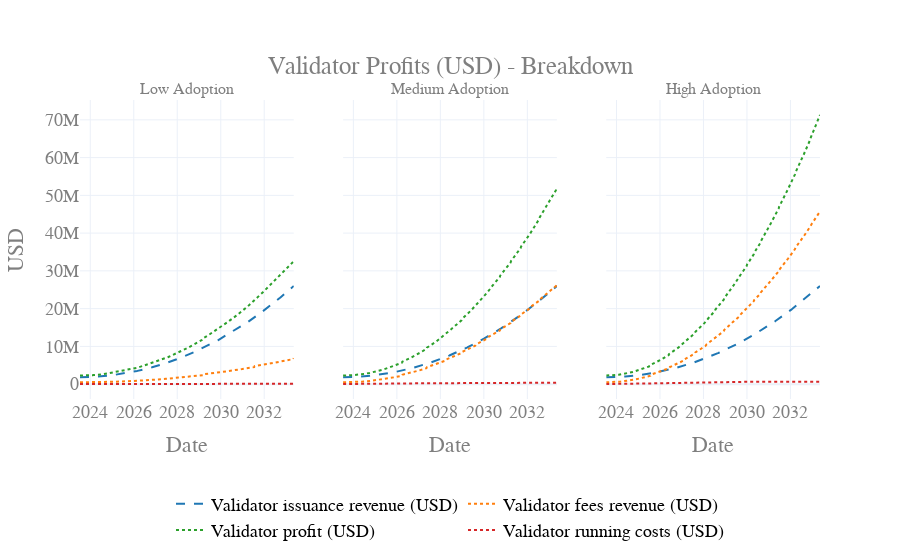

This figure's notebook cell:
### Code cell
visualizations.plot_validator_yields_breakdown_usd(
    df_1,
    subplot_titles=["Low Adoption",
    "Medium Adoption",
    "High Adoption"]
)

### Figure 1 — Plotly figure (JSON) as saved in the notebook; plotly's stock layout.template omitted (floating-point values rounded to 4 significant figures; data arrays with more than 128 entries replaced by an {"elided": "..."} marker saying what was removed)
{"data": [{"line": {"color": "#1F77B4", "dash": "dash"}, "name": "Validator issuance revenue (USD)", "showlegend": false, "type": "scatter", "x": {"elided": "514 str values"}, "xaxis": "x", "y": {"elided": "514 float values"}, "yaxis": "y"}, {"line": {"color": "#FF7F0E", "dash": "dot"}, "name": "Validator fees revenue (USD)", "showlegend": false, "type": "scatter", "x": {"elided": "514 str values"}, "xaxis": "x", "y": {"elided": "514 float values"}, "yaxis": "y"}, {"line": {"color": "#2CA02C", "dash": "dot"}, "name": "Validator profit (USD)", "showlegend": false, "type": "scatter", "x": {"elided": "514 str values"}, "xaxis": "x", "y": {"elided": "514 float values"}, "yaxis": "y"}, {"line": {"color": "#D62728", "dash": "dot"}, "name": "Validator running costs (USD)", "showlegend": false, "type": "scatter", "x": {"elided": "514 str values"}, "xaxis": "x", "y": {"elided": "514 float values"}, "yaxis": "y"}, {"line": {"color": "#1F77B4", "dash": "dash"}, "name": "Validator issuance revenue (USD)", "showlegend": false, "type": "scatter", "x": {"elided": "514 str values"}, "xaxis": "x2", "y": {"elided": "514 float values"}, "yaxis": "y2"}, {"line": {"color": "#FF7F0E", "dash": "dot"}, "name": "Validator fees revenue (USD)", "showlegend": false, "type": "scatter", "x": {"elided": "514 str values"}, "xaxis": "x2", "y": {"elided": "514 float values"}, "yaxis": "y2"}, {"line": {"color": "#2CA02C", "dash": "dot"}, "name": "Validator profit (USD)", "showlegend": false, "type": "scatter", "x": {"elided": "514 str values"}, "xaxis": "x2", "y": {"elided": "514 float values"}, "yaxis": "y2"}, {"line": {"color": "#D62728", "dash": "dot"}, "name": "Validator running costs (USD)", "showlegend": false, "type": "scatter", "x": {"elided": "514 str values"}, "xaxis": "x2", "y": {"elided": "514 float values"}, "yaxis": "y2"}, {"line": {"color": "#1F77B4", "dash": "dash"}, "name": "Validator issuance revenue (USD)", "showlegend": false, "type": "scatter", "x": {"elided": "514 str values"}, "xaxis": "x3", "y": {"elided": "514 float values"}, "yaxis": "y3"}, {"line": {"color": "#FF7F0E", "dash": "dot"}, "name": "Validator fees revenue (USD)", "showlegend": false, "type": "scatter", "x": {"elided": "514 str values"}, "xaxis": "x3", "y": {"elided": "514 float values"}, "yaxis": "y3"}, {"line": {"color": "#2CA02C", "dash": "dot"}, "name": "Validator profit (USD)", "showlegend": false, "type": "scatter", "x": {"elided": "514 str values"}, "xaxis": "x3", "y": {"elided": "514 float values"}, "yaxis": "y3"}, {"line": {"color": "#D62728", "dash": "dot"}, "name": "Validator running costs (USD)", "showlegend": false, "type": "scatter", "x": {"elided": "514 str values"}, "xaxis": "x3", "y": {"elided": "514 float values"}, "yaxis": "y3"}, {"line": {"color": "#1F77B4", "dash": "dash"}, "mode": "lines", "name": "Validator issuance revenue (USD)", "type": "scatter", "x": {"elided": "1542 str values"}, "xaxis": "x", "y": [null], "yaxis": "y"}, {"line": {"color": "#FF7F0E", "dash": "dot"}, "mode": "lines", "name": "Validator fees revenue (USD)", "type": "scatter", "x": {"elided": "1542 str values"}, "xaxis": "x", "y": [null], "yaxis": "y"}, {"line": {"color": "#2CA02C", "dash": "dot"}, "mode": "lines", "name": "Validator profit (USD)", "type": "scatter", "x": {"elided": "1542 str values"}, "xaxis": "x", "y": [null], "yaxis": "y"}, {"line": {"color": "#D62728", "dash": "dot"}, "mode": "lines", "name": "Validator running costs (USD)", "type": "scatter", "x": {"elided": "1542 str values"}, "xaxis": "x", "y": [null], "yaxis": "y"}], "layout": {"annotations": [{"font": {"size": 16}, "showarrow": false, "text": "Low Adoption", "x": 0.1444, "xanchor": "center", "xref": "paper", "y": 1, "yanchor": "bottom", "yref": "paper"}, {"font": {"size": 16}, "showarrow": false, "text": "Medium Adoption", "x": 0.5, "xanchor": "center", "xref": "paper", "y": 1, "yanchor": "bottom", "yref": "paper"}, {"font": {"size": 16}, "showarrow": false, "text": "High Adoption", "x": 0.8556, "xanchor": "center", "xref": "paper", "y": 1, "yanchor": "bottom", "yref": "paper"}], "font": {"color": "#7f7f7f", "family": "Courier New, monospace", "size": 18}, "hovermode": "x", "legend": {"font": {"color": "black", "size": 18}, "orientation": "h", "x": 0.5, "xanchor": "center", "y": -0.5, "yanchor": "bottom"}, "paper_bgcolor": "rgba(255, 255, 255, 1)", "plot_bgcolor": "rgba(255, 255, 255, 1)", "title": {"text": "Validator Profits (USD) - Breakdown", "x": 0.5, "xanchor": "center", "y": 0.9, "yanchor": "top"}, "xaxis": {"anchor": "y", "domain": [0, 0.2889], "title": {"text": "Date"}}, "xaxis2": {"anchor": "y2", "domain": [0.3556, 0.6444], "title": {"text": "Date"}}, "xaxis3": {"anchor": "y3", "domain": [0.7111, 1], "title": {"text": "Date"}}, "yaxis": {"anchor": "x", "domain": [0, 1], "title": {"text": "USD"}}, "yaxis2": {"anchor": "x2", "domain": [0, 1], "matches": "y", "showticklabels": false}, "yaxis3": {"anchor": "x3", "domain": [0, 1], "matches": "y", "showticklabels": false}}}
